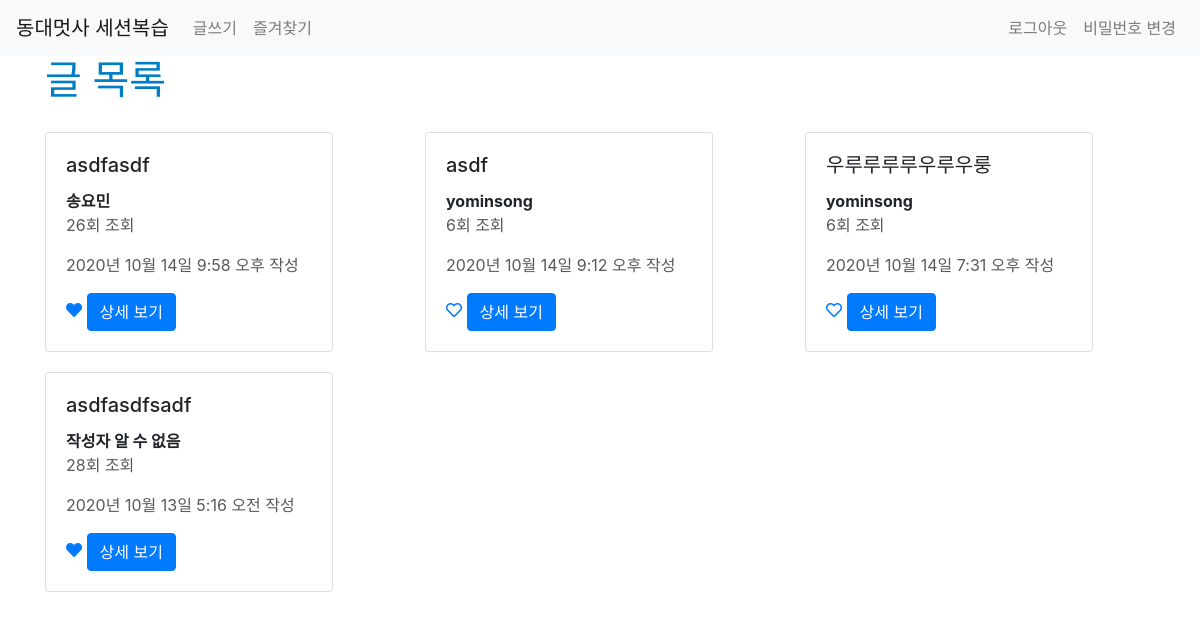
Screenshot of / (signed in) with the database file from the repository.
### blog/models.py (models this page shows, shortened)
class Post(models.Model):
    title = models.CharField(max_length=50, null=False) # 짧은 문자열 필드
    '''
    User를 writer라는 이름으로 불러오고 Post와 1:N 관계(ForeignKey)로 연결
    on_delete=models.CASCADE는 유저(1)가 삭제되면 게시글(N)도 삭제되도록 하는 것!
    CASCADE 말고 PROTECT, SET_NULL(null=True가 설정돼있어야 함), SET_DEFAULT(default값이 설정돼있어야 함), SET()(대체할 값이나 함수 입력), DO_NOTHING을 입력할 수 있음.
    User 모델 사용 전에 작성된 게시글은 유저가 존재하지 않으므로 null=True
    '''
    writer = models.ForeignKey(User, on_delete=models.CASCADE, null=True)
    content = models.TextField() # 긴 문자열 필드
    image = models.ImageField(upload_to='images/', null=True)
    file = models.FileField(upload_to='files/', null=True) # file은 일단 추가만 해놨고 사용하진 않고 있음.
    view_count = models.IntegerField(default=0) # 정수형 타입
    created_at = models.DateTimeField(auto_now_add=True) # 날짜 및 시간 타입
    updated_at = models.DateTimeField(auto_now=True)
    '''
    N:M 관계이므로 ManyToManyField 활용. User(M) : Post(N)
    게시글에 좋아요가 하나도 없을 수 있으니 blank=True
    through는 어느 모델을 통해 관계가 이루어지는지(정의되는지) 설정하는 것. Like 모델을 통해 User와 Post의 좋아요(M:N) 관계가 정의되고 있다.
    '''
    like_user_set = models.ManyToManyField(User, blank=True, related_name="like_user_set", through="Like")

### blog/views.py (the view)
# urls.py: path('', main, name="main"), # urls.py에서 name 설정하면 템플릿 태그 활용 가능.
def main(request): # "이걸 main이라는 함수로 명명하겠다! request를 인자로 받는다!"
    all_posts = Post.objects.all().order_by('-created_at')
    return render(request, 'blog/main.html', {'posts': all_posts}) # "request의 변수(all_posts)를 posts라는 이름으로 명명하고, 해당 request를 render 함수를 활용해 blog/main.html으로 return하겠다!"

### blog/templates/blog/main.html
{% extends 'base.html' %}
{% block content %}
<div class="container">
    {% if user.is_authenticated %}
    <h1>글 목록</h1>
    <div class="row">
        {% for post in posts %}
            <div class="col-md-4 col-12">
                <div class="card" style="width: 18rem; margin-top: 20px;">
                    <div class="card-body">
                        <h5 class="card-title">{{ post.title }}</h5>
                        {% if post.writer %}
                            {% if post.writer.username == 'user' %}
                            <b>{{ post.writer.last_name }}{{ post.writer.first_name }}</b>
                            {% else %}
                            <b>{{ post.writer }}</b>
                            {% endif %}
                        {% else %}
                        <b>작성자 알 수 없음</b>
                        {% endif %}
                        <p>{{ post.view_count }}회 조회</p>
                        <p>{{ post.created_at }} 작성</p>
                        <a href="{% url 'blog:post_like' post.pk %}">
                            {% if user in post.like_user_set.all %}
                                <i class="fas fa-heart"></i>
                            {% else %}
                                <i class="far fa-heart"></i>
                            {% endif %}
                        </a>
                        <a href="{% url 'blog:show' post.pk %}" class="btn btn-primary">상세 보기</a>
                    </div>
                </div>
            </div>
        {% endfor %}
    </div>
    {% else %}
    <h3>로그인 후 이용이 가능합니다.</h3>
    <a href="{% url 'account_login' %}" class="btn btn-warning">로그인</a>
    <a href="{% url 'account_signup' %}" class="btn btn-warning">회원가입</a>
    {% endif %}
</div>
{% endblock %}

### myblog/static/css/project.css (style rules this page uses)
h1 { color: #007DC5; }
p { color: #58595B; }

### rows the page displays
Post: title "asdfasdf", writer.last_name "송", writer.first_name "요민", view_count "26", created_at "2020년 10월 14일 9:58 오후"
Post: title "asdf", writer "yominsong", view_count "6", created_at "2020년 10월 14일 9:12 오후"
Post: title "우루루루루우루우룽", writer "yominsong", view_count "6", created_at "2020년 10월 14일 7:31 오후"
Post: title "asdfasdfsadf", shows "작성자 알 수 없음", view_count "28", created_at "2020년 10월 13일 5:16 오전"
